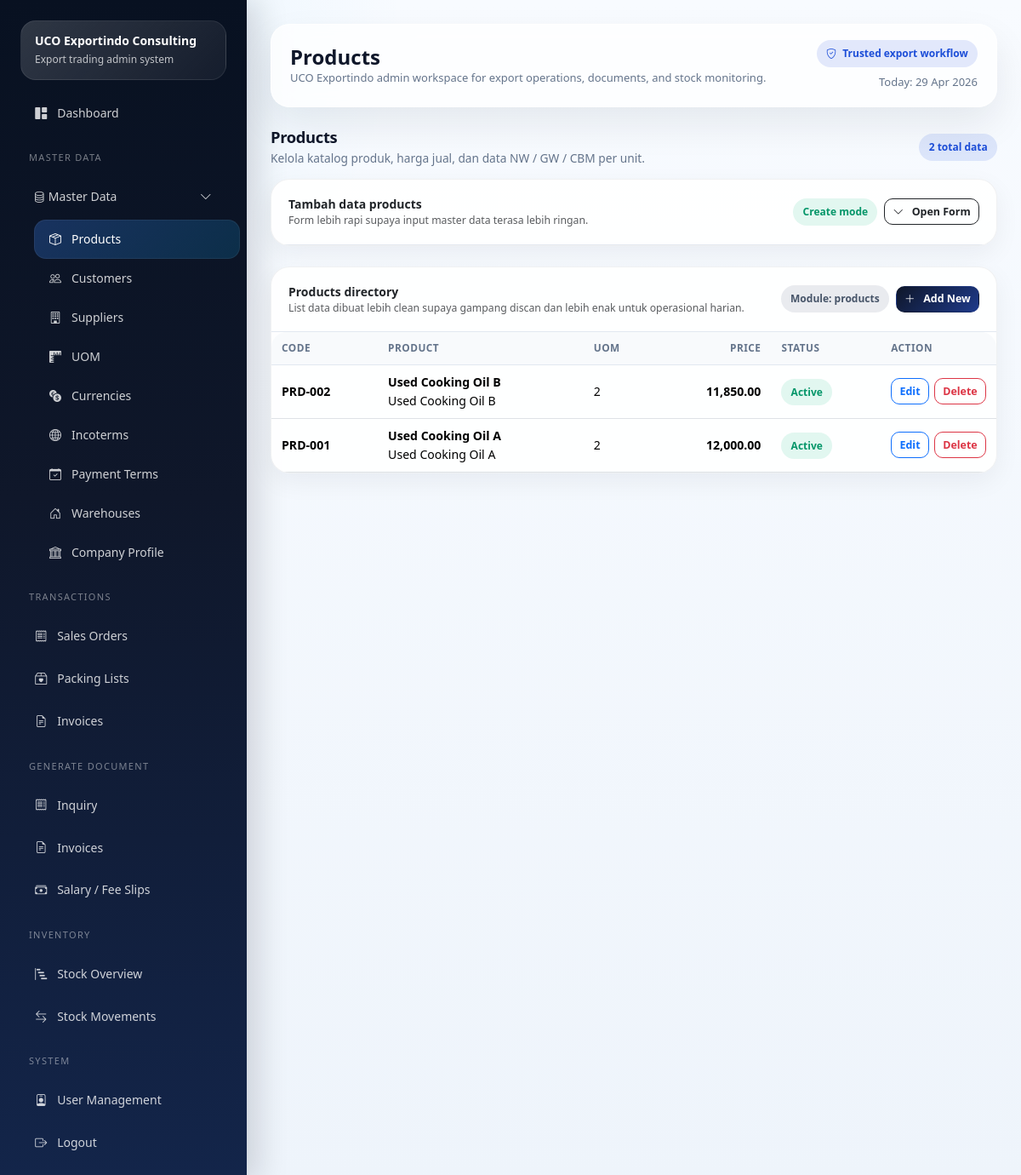
Before: /masters/products (signed in) with the older database file.
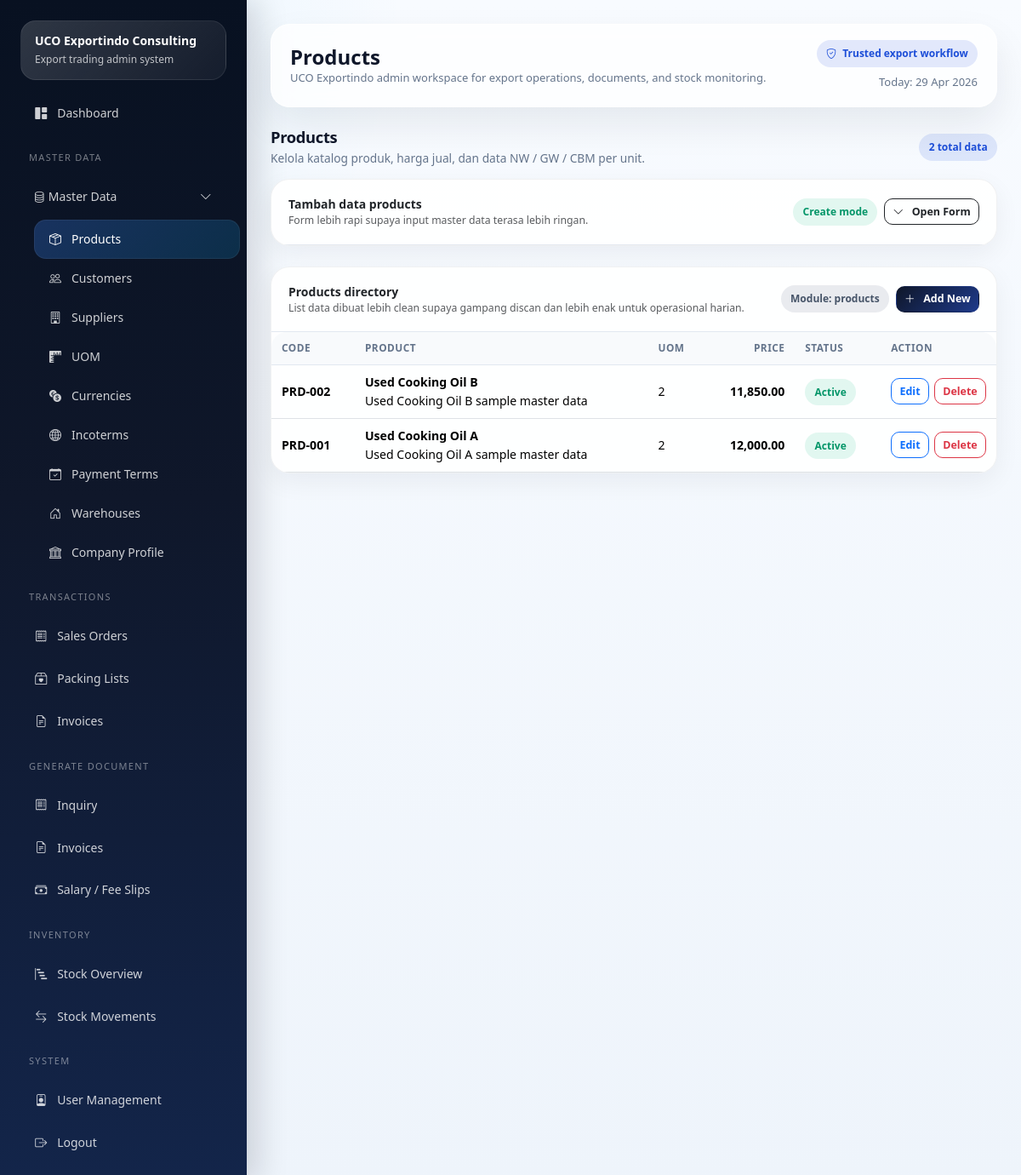
After: the same page with the newer database file.
### tables this page shows
CREATE TABLE IF NOT EXISTS `products` (
  `id` int NOT NULL AUTO_INCREMENT,
  `code` varchar(50) NOT NULL,
  `product_name` varchar(150) NOT NULL,
  `description` text,
  `uom_id` int DEFAULT NULL,
  `sales_price` decimal(18,2) NOT NULL DEFAULT '0.00',
  `nw_unit` decimal(18,4) NOT NULL DEFAULT '0.0000',
  `gw_unit` decimal(18,4) NOT NULL DEFAULT '0.0000',
  `cbm_unit` decimal(18,4) NOT NULL DEFAULT '0.0000',
  `package_unit` decimal(18,4) NOT NULL DEFAULT '0.0000',
  `is_active` tinyint(1) NOT NULL DEFAULT '1',
  `created_at` timestamp NULL DEFAULT CURRENT_TIMESTAMP,
  PRIMARY KEY (`id`),
  KEY `fk_products_uom` (`uom_id`),
  CONSTRAINT `fk_products_uom` FOREIGN KEY (`uom_id`) REFERENCES `uoms` (`id`) ON DELETE SET NULL
);

### application/core/MY_Controller.php (called while the page is built, shortened)
<?php
class MY_Controller extends CI_Controller
{
    protected $user;
    public function __construct()
    {
        $this->user = $this->session->userdata('user');
    }
    protected function render($view, $data = [], $layout = 'admin')
    {
        $data['current_user'] = $this->user;
        $this->load->view('templates/admin_header', $data);
        $this->load->view($view, $data);
        $this->load->view('templates/admin_footer', $data);
    }
}

### application/controllers/Masters.php (called while the page is built, shortened)
<?php
class Masters extends MY_Controller
{
    private $maps = [];
    public function __construct()
    {
        $this->maps = [
            'customers' => ['table' => 'customers', 'title' => 'Customers', 'fields' => ['customer_code', 'company_name', 'pic_name', 'email', 'phone', 'address', 'country', 'is_active']],
            'suppliers' => ['table' => 'suppliers', 'title' => 'Suppliers', 'fields' => ['company_name', 'pic_name', 'email', 'phone', 'address', 'country']],
            'uom' => ['table' => 'uoms', 'title' => 'UOM', 'fields' => ['uom_name']],
            'currencies' => ['table' => 'currencies', 'title' => 'Currencies', 'fields' => ['currency_code', 'currency_name']],
            'incoterms' => ['table' => 'incoterms', 'title' => 'Incoterms', 'fields' => ['incoterm_code', 'description']],
            'payment_terms' => ['table' => 'payment_terms', 'title' => 'Payment Terms', 'fields' => ['term_name', 'description']],
            'warehouses' => ['table' => 'warehouses', 'title' => 'Warehouses', 'fields' => ['code', 'warehouse_name', 'location', 'is_active']],
            'users' => ['table' => 'users', 'title' => 'User Management', 'fields' => ['nama', 'username', 'password', 'role', 'is_active']],
            'products' => ['table' => 'products', 'title' => 'Products', 'fields' => ['code', 'product_name', 'description', 'uom_id', 'sales_price', 'nw_unit', 'gw_unit', 'cbm_unit', 'package_unit', 'is_active']],
        ];
    }
    public function index($slug = 'products')
    {
        $cfg = $this->maps[$slug];
        $data['page_title'] = $cfg['title'];
        $data['slug'] = $slug;
        $data['cfg'] = $cfg;
        $data['edit'] = $this->input->get('edit') ? $this->crud->get($cfg['table'], $this->input->get('edit')) : null;
        if ($slug === 'products') $data['uoms'] = $this->crud->all('uoms', 'uom_name ASC');
        $data['rows'] = $this->crud->all($cfg['table']);
        $this->render('admin/masters/index', $data);
    }
}

### index.php (called while the page is built, shortened)
<?php
require BASEPATH . 'core/CodeIgniter.php';

### application/models/Crud_model.php (called while the page is built, shortened)
<?php
class Crud_model extends CI_Model
{
    public function all($table, $orderBy = 'id DESC')
    {
        $this->db->order_by($orderBy);
        return $this->db->get($table)->result_array();
    }
}

### application/helpers/uco_helper.php (called while the page is built, shortened)
<?php
function e($str)
{
    return htmlspecialchars((string)$str, ENT_QUOTES, 'UTF-8');
}
function format_money($amount, $decimals = 2)
{
    return number_format((float)$amount, $decimals, '.', ',');
}

### application/views/admin/masters/index.php (the view, shortened to what the changed rows need)
<div class="section-block">
  <div class="row g-4">
    <div class="col-12">
      <div class="card shadow-sm">
        <div class="card-body p-0">
          <div class="table-responsive">
            <table class="table table-sm mb-0 align-middle">
              <thead>
                <tr>
                  <?php if ($slug === 'products'): ?>
                    <th>Code</th>
                    <th>Product</th>
                    <th>UOM</th>
                    <th class="text-end">Price</th>
                    <th>Status</th>
                    <th class="action-cell">Action</th>
                  <?php elseif ($slug === 'uom'): ?>
                    <th>UOM</th>
                    <th class="action-cell">Action</th>
                  <?php elseif ($slug === 'currencies'): ?>
                    <th>Code</th>
                    <th>Name</th>
                    <th class="action-cell">Action</th>
                  <?php elseif ($slug === 'incoterms'): ?>
                    <th>Code</th>
                    <th>Description</th>
                    <th class="action-cell">Action</th>
                  <?php elseif ($slug === 'payment_terms'): ?>
                    <th>Term</th>
                    <th>Description</th>
                    <th class="action-cell">Action</th>
                  <?php endif; ?>
                </tr>
              </thead>
              <tbody>
                <?php if (!$rows): ?>
                  <tr>
                    <td colspan="6" class="empty-state">Belum ada data <?= e(strtolower($page_title)); ?>.</td>
                  </tr>
                  <?php else: foreach ($rows as $row): ?>
                    <tr>
                      <?php if ($slug === 'products'): ?>
                        <td class="fw-semibold"><?= e($row['code']); ?></td>
                        <td>
                          <div class="fw-semibold"><?= e($row['product_name']); ?></div>
                          <div class="small-muted"><?= e($row['description']); ?></div>
                        </td>
                        <td><?= e($row['uom_id'] ?? '-'); ?></td>
                        <td class="text-end fw-semibold"><?= format_money($row['sales_price'] ?? 0); ?></td>
                        <td><span class="badge-soft badge-soft-<?= (($row['is_active'] ?? 1) ? 'success' : 'secondary'); ?>"><?= (($row['is_active'] ?? 1) ? 'Active' : 'Inactive'); ?></span></td>
                      <?php elseif ($slug === 'uom'): ?>
                        <td class="fw-semibold"><?= e($row['uom_name']); ?></td>
                      <?php elseif ($slug === 'currencies'): ?>
                        <td class="fw-semibold"><?= e($row['currency_code']); ?></td>
                        <td><?= e($row['currency_name']); ?></td>
                      <?php elseif ($slug === 'incoterms'): ?>
                        <td class="fw-semibold"><?= e($row['incoterm_code']); ?></td>
                        <td><?= e($row['description']); ?></td>
                      <?php elseif ($slug === 'payment_terms'): ?>
                        <td class="fw-semibold"><?= e($row['term_name']); ?></td>
                        <td><?= e($row['description']); ?></td>
                      <?php endif; ?>
                      <td class="action-cell">
                        <div class="table-action-group">
                          <a href="<?= site_url('masters/' . $slug . '?edit=' . $row['id']); ?>" class="btn btn-sm btn-outline-primary">Edit</a>
                          <form method="post" class="d-inline" onsubmit="return confirm('Hapus data ini?')">
                            <button class="btn btn-sm btn-outline-danger">Delete</button>
                          </form>
                        </div>
                      </td>
                    </tr>
                <?php endforeach;
                endif; ?>
              </tbody>
            </table>
          </div>
        </div>
      </div>
    </div>
  </div>
</div>

Changed rows visible on the page:
changed products "PRD-002": description "Used Cooking Oil B" → "Used Cooking Oil B sample master data"
changed products "PRD-001": description "Used Cooking Oil A" → "Used Cooking Oil A sample master data"
